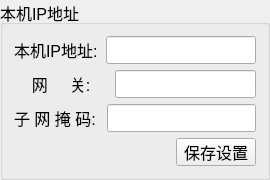
  <widget class="QGroupBox" name="hostIPSetBox">
   <property name="geometry">
    <rect>
     <x>980</x>
     <y>100</y>
     <width>270</width>
     <height>170</height>
    </rect>
   </property>
   <property name="font">
    <font>
     <pointsize>12</pointsize>
    </font>
   </property>
   <property name="title">
    <string>本机IP地址</string>
   </property>
   <layout class="QVBoxLayout" name="verticalLayout_3">
    <item>
     <layout class="QHBoxLayout" name="horizontalLayout">
      <item>
       <widget class="QLabel" name="label_myip">
        <property name="minimumSize">
         <size>
          <width>0</width>
          <height>28</height>
         </size>
        </property>
        <property name="maximumSize">
         <size>
          <width>16777215</width>
          <height>28</height>
         </size>
        </property>
        <property name="font">
         <font>
          <pointsize>12</pointsize>
         </font>
        </property>
        <property name="text">
         <string>本机IP地址:</string>
        </property>
       </widget>
      </item>
      <item>
       <widget class="QLineEdit" name="m_myip">
        <property name="sizePolicy">
         <sizepolicy hsizetype="Expanding" vsizetype="Preferred">
          <horstretch>0</horstretch>
          <verstretch>0</verstretch>
         </sizepolicy>
        </property>
        <property name="minimumSize">
         <size>
          <width>0</width>
          <height>28</height>
         </size>
        </property>
        <property name="maximumSize">
         <size>
          <width>150</width>
          <height>28</height>
         </size>
        </property>
        <property name="font">
         <font>
          <pointsize>12</pointsize>
         </font>
        </property>
        <property name="echoMode">
         <enum>QLineEdit::Normal</enum>
        </property>
       </widget>
      </item>
     </layout>
    </item>
    <item>
     <layout class="QHBoxLayout" name="horizontalLayout_15">
      <item>
       <widget class="QLabel" name="label_gateway">
        <property name="minimumSize">
         <size>
          <width>0</width>
          <height>28</height>
         </size>
        </property>
        <property name="maximumSize">
         <size>
          <width>16777215</width>
          <height>28</height>
         </size>
        </property>
        <property name="font">
         <font>
          <pointsize>12</pointsize>
         </font>
        </property>
        <property name="text">
         <string>    网     关:    </string>
        </property>
       </widget>
      </item>
      <item>
       <widget class="QLineEdit" name="m_gateway">
        <property name="sizePolicy">
         <sizepolicy hsizetype="Expanding" vsizetype="Preferred">
          <horstretch>0</horstretch>
          <verstretch>0</verstretch>
         </sizepolicy>
        </property>
        <property name="minimumSize">
         <size>
          <width>0</width>
          <height>28</height>
         </size>
        </property>
        <property name="maximumSize">
         <size>
          <width>150</width>
          <height>28</height>
         </size>
        </property>
        <property name="font">
         <font>
          <pointsize>12</pointsize>
         </font>
        </property>
        <property name="echoMode">
         <enum>QLineEdit::Normal</enum>
        </property>
       </widget>
      </item>
     </layout>
    </item>
    <item>
     <layout class="QHBoxLayout" name="horizontalLayout_4">
      <item>
       <widget class="QLabel" name="label_subnetMask">
        <property name="minimumSize">
         <size>
          <width>0</width>
          <height>28</height>
         </size>
        </property>
        <property name="maximumSize">
         <size>
          <width>16777215</width>
          <height>28</height>
         </size>
        </property>
        <property name="font">
         <font>
          <pointsize>12</pointsize>
         </font>
        </property>
        <property name="text">
         <string>子 网 掩 码: </string>
        </property>
       </widget>
      </item>
      <item>
       <widget class="QLineEdit" name="m_subnetMask">
        <property name="sizePolicy">
         <sizepolicy hsizetype="Expanding" vsizetype="Preferred">
          <horstretch>0</horstretch>
          <verstretch>0</verstretch>
         </sizepolicy>
        </property>
        <property name="minimumSize">
         <size>
          <width>0</width>
          <height>28</height>
         </size>
        </property>
        <property name="maximumSize">
         <size>
          <width>150</width>
          <height>28</height>
         </size>
        </property>
        <property name="font">
         <font>
          <pointsize>12</pointsize>
         </font>
        </property>
        <property name="echoMode">
         <enum>QLineEdit::Normal</enum>
        </property>
       </widget>
      </item>
     </layout>
    </item>
    <item>
     <layout class="QHBoxLayout" name="horizontalLayout_16">
      <item>
       <spacer name="horizontalSpacer">
        <property name="orientation">
         <enum>Qt::Horizontal</enum>
        </property>
        <property name="sizeHint" stdset="0">
         <size>
          <width>40</width>
          <height>20</height>
         </size>
        </property>
       </spacer>
      </item>
      <item>
       <widget class="QPushButton" name="pushButton_saveHostIP">
        <property name="minimumSize">
         <size>
          <width>0</width>
          <height>28</height>
         </size>
        </property>
        <property name="maximumSize">
         <size>
          <width>16777215</width>
          <height>28</height>
         </size>
        </property>
        <property name="font">
         <font>
          <pointsize>12</pointsize>
         </font>
        </property>
        <property name="text">
         <string>保存设置</string>
        </property>
       </widget>
      </item>
     </layout>
    </item>
   </layout>
  </widget>
